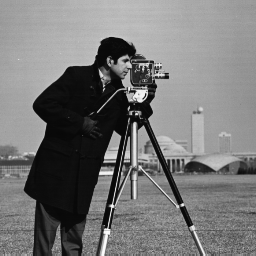
#> input picture LAB_01/cameraman.tif, 256 x 256 px, found by its file name
$ jupyter execute LAB_01.ipynb   (older library calls are emulated)   (text cells are left out)
#> lines starting #> are read from the running program, lines starting #| are printed output that depends on the picture; after the words box and inside, x2 and y2 are one past the last pixel; in counts of white or black regions, pixels touching at a corner belong together
[cell 1]
import cv2
from matplotlib import pyplot as plt
import numpy as np

[cell 2]
image = cv2.imread('C:\\Users\\Tarmah\\DATA\\cameraman.tif')
#> image is the input picture: shape (256, 256, 3); min 7, max 253, mean 118.7
plt.imshow(image)
plt.show()

[cell 3]
# calculate mean value from RGB channels and flatten to 1D array
vals = image.mean(axis=2).flatten()
# plot histogram with 255 bins
b, bins, patches = plt.hist(vals, 255)
#> b = 255 values, max 1685 at index 7, min 0 at index 28, mean 257; bins = 256 values from 7 to 253; patches = 255 items
plt.xlim([0,255])
plt.show()
#> figure, not shown here; tallest bar 1685 high, from x = 13.75 to 14.72

[cell 4]
img_to_yuv = cv2.cvtColor(image,cv2.COLOR_BGR2YUV)
#> img_to_yuv: shape (256, 256, 3); mean of channels 0, 1, 2 118.7, 128, 128
img_to_yuv[:,:,0] = cv2.equalizeHist(img_to_yuv[:,:,0])
#> img_to_yuv: shape (256, 256, 3); mean of channels 0, 1, 2 128.8, 128, 128
hist_equalization_result = cv2.cvtColor(img_to_yuv, cv2.COLOR_YUV2BGR)
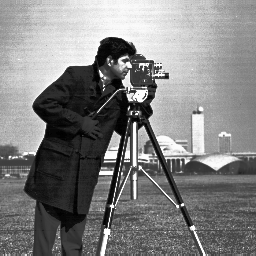
#> hist_equalization_result: shape (256, 256, 3); min 0, max 255, mean 128.8

plt.imshow(hist_equalization_result)

[cell 5]
# calculate mean value from RGB channels and flatten to 1D array
vals = hist_equalization_result.mean(axis=2).flatten()
# plot histogram with 255 bins
b, bins, patches = plt.hist(vals, 255)
#> b = 255 values, max 1685 at index 35, min 0 at index 1, mean 257; bins = 256 values from 0 to 255
plt.xlim([0,255])
plt.show()
#> figure, not shown here; tallest bar 1685 high, from x = 35 to 36

[cell 6]
image = cv2.imread('C:\\Users\\Tarmah\\DATA\\gantrycrane.png')
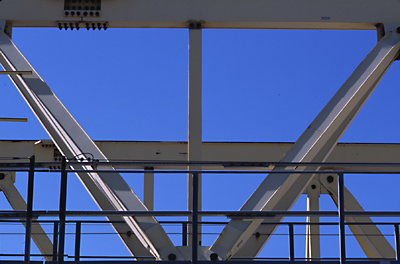
#> input picture LAB_01/gantrycrane.png, 400 x 264 px, found by its file name
#> image is the input picture: shape (264, 400, 3); mean B, G, R 147.3, 93.1, 73.3
plt.imshow(image)
plt.show()

[cell 7]
kernel = np.ones((5,5),np.float32)/25 #kernel taking average
dst = cv2.filter2D(image,-1,kernel,borderType=cv2.BORDER_CONSTANT)
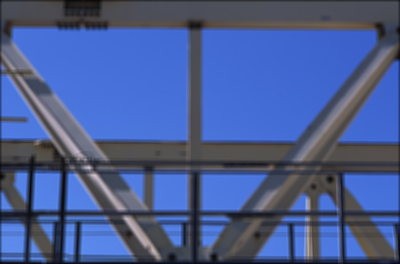
#> dst: shape (264, 400, 3); mean B, G, R 146.6, 92.7, 72.9
plt.imshow(dst)
plt.show()

[cell 8]
stds = [0,0.25,0.5,1]
gaussians = []

for std in stds:
    gaussians.append(cv2.GaussianBlur(image,(5,5),std))
#> after the loop, gaussians = 4 items

[cell 9]
f, axarr = plt.subplots(2,2,figsize=(16,16))

for i,ax in enumerate(axarr.flatten()):
    ax.imshow(gaussians[i])
    ax.set_title(stds[i])
plt.show()
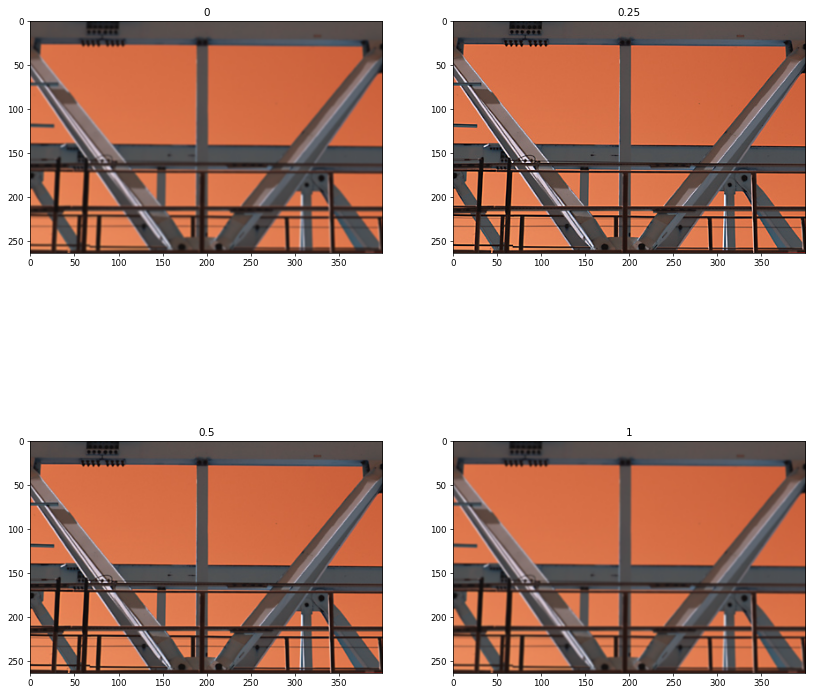
#> figure drawn by matplotlib, 4 panels; B, G, R data is drawn as R, G, B

[cell 10]
img = cv2.imread('C:\\Users\\Tarmah\\DATA\\gantrycrane.png')[...,::-1]/255.0
noise =  np.random.normal(loc=0, scale=1, size=img.shape)

# noise overlaid over image
noisy = np.clip((img + noise*0.2),0,1)
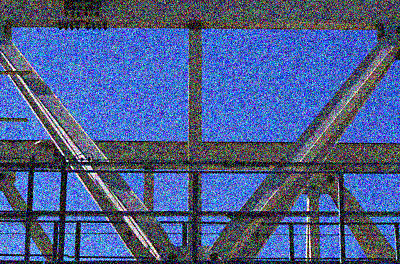
#> noisy: shape (264, 400, 3) float64; mean R, G, B 0.297, 0.373, 0.569

plt.imshow(noisy)

[cell 11]
row,col,ch = image.shape
#> row = 264; col = 400; ch = 3
s_vs_p = 0.5
amount = 0.004
out = np.copy(image)

# Salt mode
num_salt = np.ceil(amount * image.size * s_vs_p)
#> num_salt = 634
coords = [np.random.randint(0, i - 1, int(num_salt)) for i in image.shape]
out[tuple(coords)] = 255

# Pepper mode
num_pepper = np.ceil(amount* image.size * (1. - s_vs_p))
#> num_pepper = 634
coords = [np.random.randint(0, i - 1, int(num_pepper))for i in image.shape]
out[tuple(coords)] = 0
plt.imshow(out)

[cell 12]
median = cv2.medianBlur(image,5)
plt.imshow(median)

[cell 13]
edges = cv2.Canny(image,100,200)
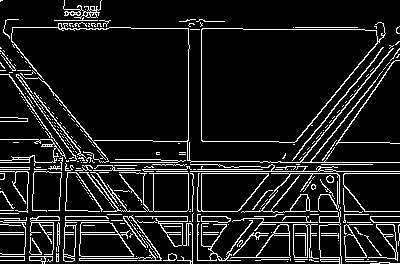
#> edges: shape (264, 400); 10.8% white in thin lines or dots
plt.imshow(edges)

[cell 14]
img = cv2.imread('C:\\Users\\Tarmah\\DATA\\gantrycrane.png',0) #convert-to_greyscale
#> img: shape (264, 400); min 0, max 255, mean 92.9

img = cv2.GaussianBlur(img,(3,3),0)
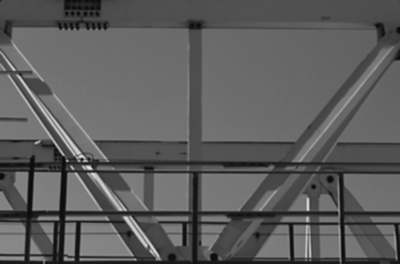
#> img: shape (264, 400); min 6, max 229, mean 92.9

sobelx = cv2.Sobel(img,cv2.CV_64F,1,0,ksize=5)  # x
sobely = cv2.Sobel(img,cv2.CV_64F,0,1,ksize=5)  # y''
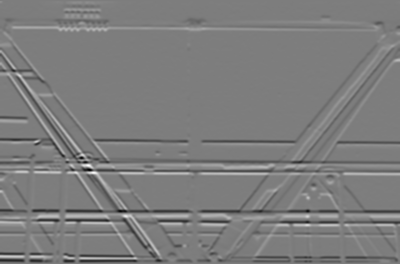
#> sobely: shape (264, 400) float64; min -7517, max 7761, mean -21; drawn with min black and max white

f, axarr = plt.subplots(1,2,figsize=(10,10))
plt.subplot(1,2,1),plt.imshow(sobelx,cmap = 'gray')
plt.subplot(1,2,2),plt.imshow(sobely,cmap = 'gray')
plt.show()

[cell 15]
capture = cv2.VideoCapture(0)

while(True):

    ret, frame = capture.read()
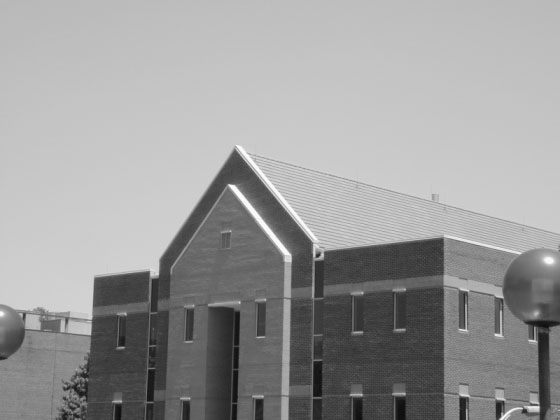
#> input picture LAB_06/pic5.jpg, 560 x 420 px, given in place of the camera
#> frame is the input picture: shape (420, 560, 3); min 11, max 255, mean 154.6

    frame = cv2.Canny(frame,100,200)
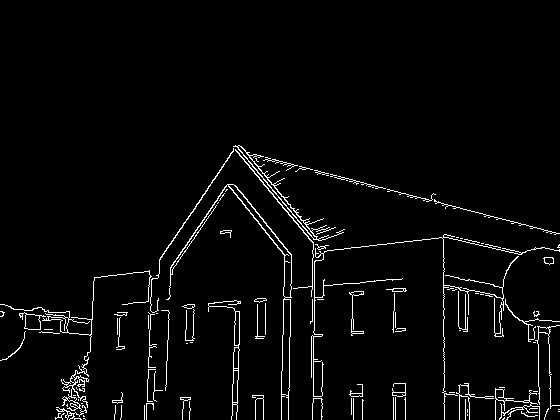
#> frame: shape (420, 560); 3.2% white in thin lines or dots, all inside (x1, y1, x2, y2) = (0, 145, 560, 420)
    cv2.imshow('video', frame)

    if cv2.waitKey(1) == 27:
#> (key Esc is pressed here)
        break

capture.release()
cv2.destroyAllWindows()
